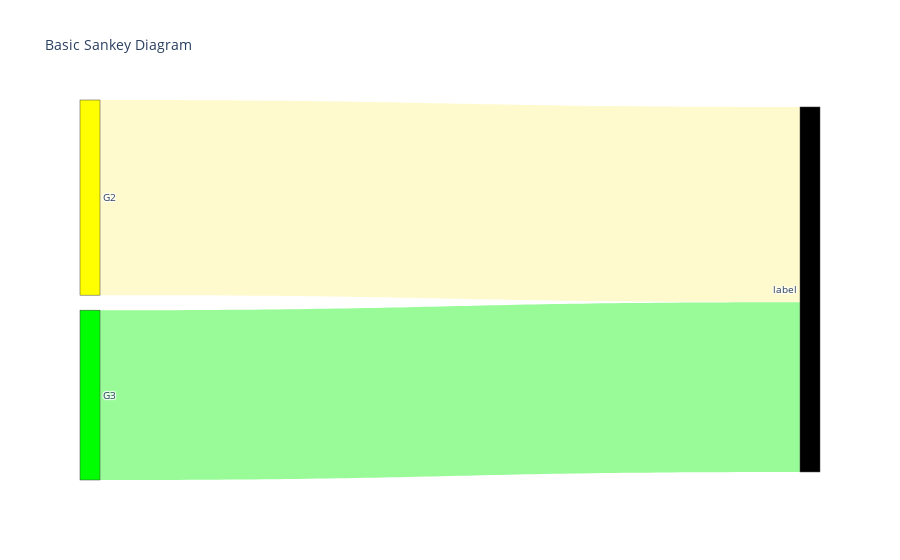

Notebook code for this chart:
### Code cell
source = [i % z for i in range(z*1)]
target = [(i // z) + z for i in range(z*1)]
W = model.fcW.weight.data
W[W < 0.05] = 0.0
value = W.flatten().tolist()
print(len(source), len(target), len(value))

color_node = [
              #'#808080', '#808080', '#808080', '#808080', '#808080',
              #'#808080', '#808080', '#808080', '#808080', '#808080',
              #'#808080', '#808080', '#808080', '#808080', '#808080',
              '#FF0000', '#FFFF00', '#00FF00', '#00FFFF', #'#FF00FF',
              #'#00CED1', '#FF8C00', '#BDB76B', '#2F4F4F' #, '#B8860B'
              ]

color_link = []
link_colors = ['#F08080', '#FFFACD', '#98FB98', '#87CEFA']

fig = go.Figure(data=[go.Sankey(
    node = dict(
      pad = 15,
      thickness = 20,
      color = color_node,
      label = ["G1", "G2", "G3", "G4", "label"],
    ),
    link = dict(
      source = source,
      target = target,
      value = value,
      color = link_colors
  ))])
fig.update_layout(title_text="Basic Sankey Diagram", font_size=10)
fig.show()

### Figure 1 — Plotly figure (JSON) as saved in the notebook; plotly's stock layout.template omitted (floating-point values rounded to 4 significant figures)
{"data": [{"link": {"color": ["#F08080", "#FFFACD", "#98FB98", "#87CEFA"], "source": [0, 1, 2, 3], "target": [4, 4, 4, 4], "value": [0, 0.1205, 0.1049, 0]}, "node": {"color": ["#FF0000", "#FFFF00", "#00FF00", "#00FFFF"], "label": ["G1", "G2", "G3", "G4", "label"], "pad": 15, "thickness": 20}, "type": "sankey"}], "layout": {"font": {"size": 10}, "title": {"text": "Basic Sankey Diagram"}}}
